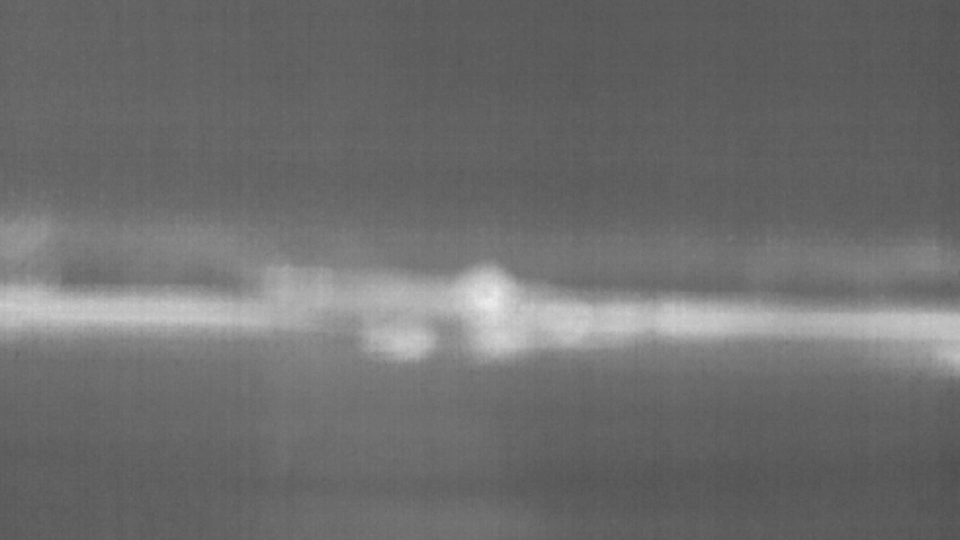
#> input picture opencv.oilpipes-master/img/lab-2.jpg, 1920 x 1080 px (shown at 1/2 size)
$ python img-2-arr-2-img-detection.py
#> lines starting #> are read from the running program, lines starting #| are printed output that depends on the picture; after the words box and inside, x2 and y2 are one past the last pixel; in counts of white or black regions, pixels touching at a corner belong together
import cv2 as cv
import numpy as np
import serial
from PIL import Image


ser = serial.Serial('COM7', 115200)

imgPIL = Image.open("img/lab-2.jpg")
#> imgPIL is the input picture: PIL image 1920x1080 RGB; min 78, max 240, mean 110.2
imgSet = cv.imread('img/lab-2.jpg')
cv.imshow("set", imgSet)

arr = np.asarray(imgPIL)

# print(imgPIL.mode)
# print(arr.shape)
# print(arr)

# codifica para jogar no html

img_enc = str(arr)


print(img_enc)
#> (printed output is left out)
ser.write(img_enc.encode('UTF-8'))

#transformar em str
new_img = Image.fromarray(arr)

# print(new_img)
new_img.save("novin.png")

resize = (480,270)
img = cv.imread('novin.png')
img_resize = cv.resize(img, resize)
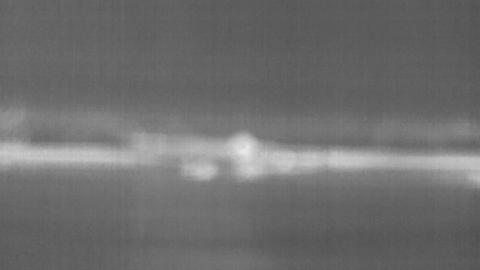
#> img_resize: shape (270, 480, 3); min 79, max 237, mean 110.4
# cv.imshow("img", img_resize)

img_color = cv.applyColorMap(img, cv.COLORMAP_JET )
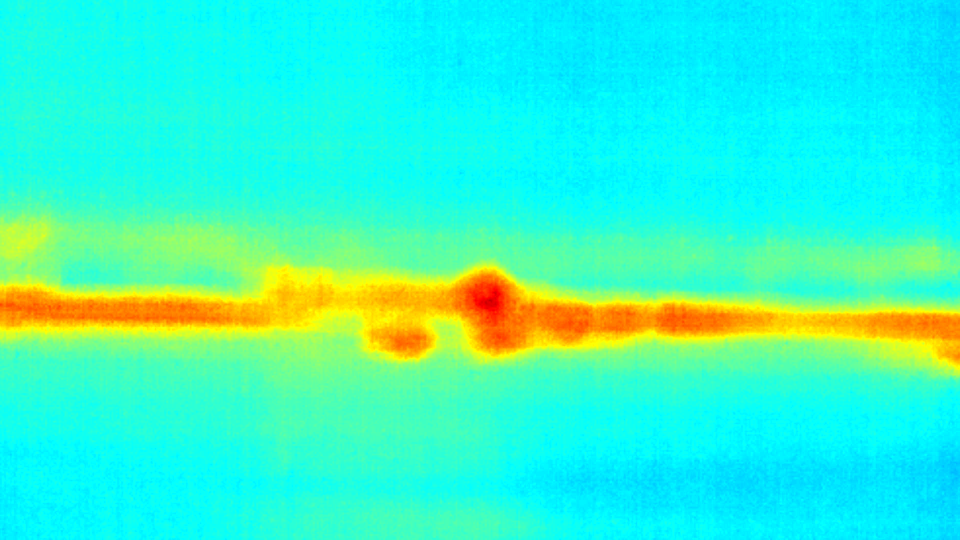
#> img_color: shape (1080, 1920, 3) (shown at 1/2 size); mean B, G, R 199.5, 244.9, 56.2
color_resize = cv.resize(img_color, resize)
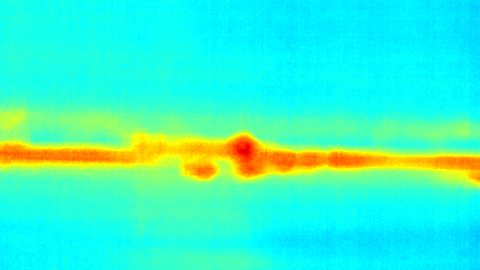
#> color_resize: shape (270, 480, 3); mean B, G, R 199.5, 245, 56.2
color2hsv = cv.cvtColor(color_resize, cv.COLOR_BGR2HSV)
#> color2hsv: shape (270, 480, 3); mean H, S, V 78.1, 224.8, 255
# cv.imshow("color", color_resize)


lowerRed = np.array([0,50,50])
upperRed = np.array([10,255,255])
mask1 = cv.inRange(color2hsv, lowerRed, upperRed)
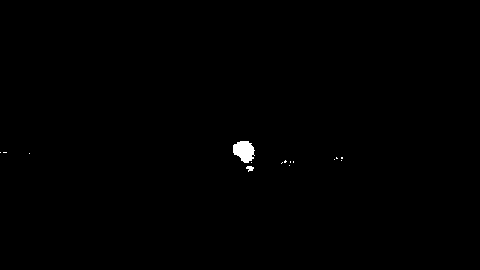
#> mask1: shape (270, 480); 0.31% white; 15 white regions (13 under 20 px), largest, box (x1, y1, x2, y2) and area: (233, 141, 255, 163) 348, (246, 166, 254, 172) 31


lower_orange = (10, 100, 20)
upper_orange = (25, 255, 255)
mask2 = cv.inRange(color2hsv, lower_orange, upper_orange)
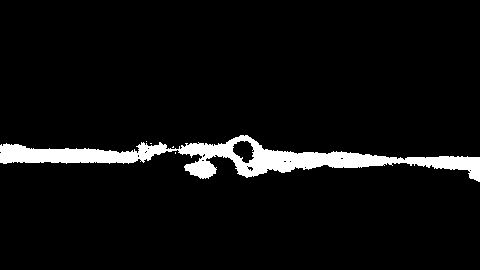
#> mask2: shape (270, 480); 5.5% white; 5 white regions (4 under 20 px), largest, box (x1, y1, x2, y2) and area: (0, 135, 480, 182) 7184


mask = cv.bitwise_or(mask1, mask2)
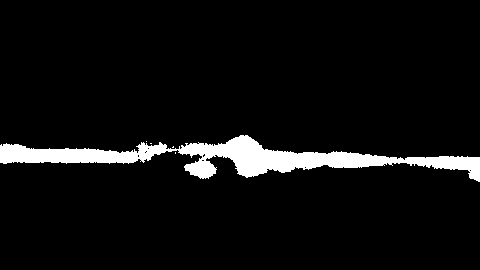
#> mask: shape (270, 480); 5.8% white; 5 white regions (4 under 20 px), largest, box (x1, y1, x2, y2) and area: (0, 135, 480, 182) 7519
result = cv.bitwise_and(color_resize,color_resize, mask=mask1)
# cv.imshow('result', result)

cv.waitKey(0)
cv.destroyAllWindows()

$ run again, with opencv.oilpipes-master/img/lab-3.jpg copied over opencv.oilpipes-master/img/lab-2.jpg
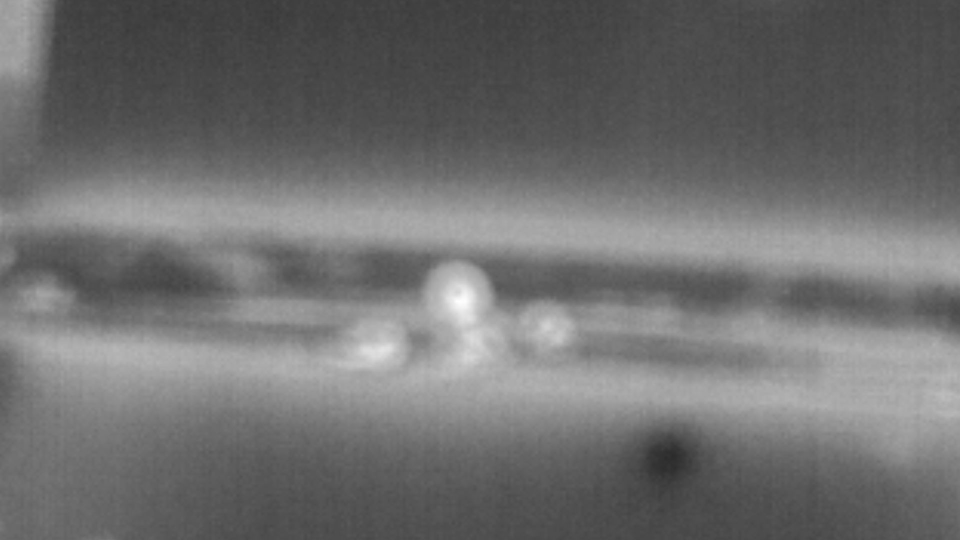
#> input picture opencv.oilpipes-master/img/lab-3.jpg, 1920 x 1080 px (shown at 1/2 size)
#> imgPIL is the input picture: PIL image 1920x1080 RGB; min 43, max 255, mean 110.8
#> (printed output is left out)
#> color2hsv: shape (270, 480, 3); mean H, S, V 73.2, 228.4, 254.9
#> `mask1 = cv.inRange(color2hsv, lowerRed, upperRed)`:
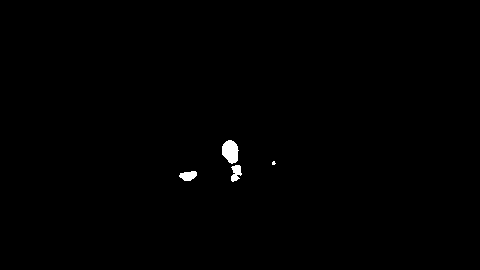
#> mask1: shape (270, 480); 0.44% white; 4 white regions (1 under 20 px), largest, box (x1, y1, x2, y2) and area: (222, 140, 239, 164) 300, (179, 171, 197, 181) 130, (231, 165, 242, 182) 127
#> mask2: shape (270, 480); 4.3% white; 91 white regions (83 under 20 px), largest, box (x1, y1, x2, y2) and area: (196, 133, 299, 198) 1746, (374, 171, 480, 210) 1475, (125, 160, 203, 189) 914
#> `mask = cv.bitwise_or(mask1, mask2)`:
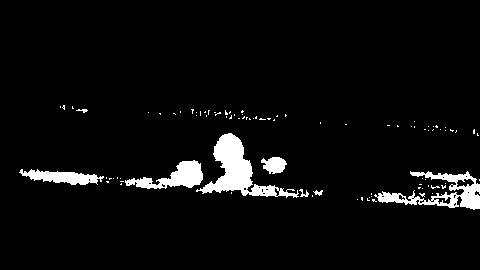
#> mask: shape (270, 480); 4.7% white; 91 white regions (83 under 20 px), largest, box (x1, y1, x2, y2) and area: (196, 133, 299, 198) 2132, (374, 171, 480, 210) 1475, (125, 160, 203, 189) 1031
